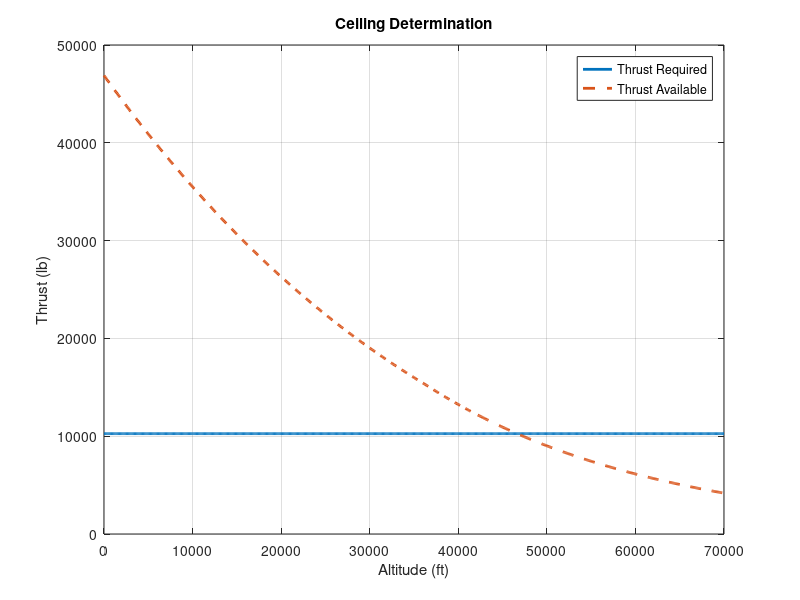

MATLAB code for this plot:
clc; clear; close all;

%% ================== INPUT PARAMETERS ==================
W   = 180000;        % Weight (lbs)
S   = 1680;          % Wing area (ft^2)
CD0 = 0.005414*3;      % Parasite drag coefficient
k   = 0.05;          % Induced drag factor

T0   = 46883;        % Sea level thrust (lbs)
rho0 = 0.0023769;    % Sea level density (slugs/ft^3)

engine_type = 'turboprop'; % 'jet' or 'turboprop'

%% ================== ALTITUDE RANGE ==================
h_max_guess = 70000; % ft
dh = 100;            
h_vec = 0:dh:h_max_guess;

%% ================== STORAGE ==================
T_req_vec   = zeros(size(h_vec));
T_avail_vec = zeros(size(h_vec));

%% ================== LOOP ==================
for i = 1:length(h_vec)
    
    h = h_vec(i);
    
    % ---- Standard Atmosphere ----
    if h <= 36089  % Troposphere
        T = 518.67 - 0.003566*h;
        rho = rho0*(T/518.67)^((32.174/(0.003566*1716))-1);
    else           % Lower Stratosphere
        T = 389.97;
        rho = 0.000706; % approx constant density decay handled below
        
        % exponential decay above tropopause
        rho = rho * exp(-(h-36089)/20806);
    end
    
    % ---- Optimal CL (minimum thrust required) ----
    CL_opt = sqrt(CD0/k);
    
    % ---- Velocity ----
    V = sqrt( (2*W) / (rho*S*CL_opt) );
    
    % ---- Drag ----
    CD = CD0 + k*CL_opt^2;
    D  = 0.5*rho*V^2*S*CD;
    
    % ---- Thrust Required ----
    T_req = D;
    
    % ---- Thrust Available Model ----
    switch engine_type
        case 'jet'
            T_avail = T0*(rho/rho0);
        case 'turboprop'
            T_avail = T0 * (rho/rho0)^0.8 * (T/518.67)^0.5;
    end
    
    % ---- Store ----
    T_req_vec(i)   = T_req;
    T_avail_vec(i) = T_avail;
end

%% ================== FIND CEILING ==================
diff = T_avail_vec - T_req_vec;

idx = find(diff <= 0, 1, 'first');

if isempty(idx)
    disp('Increase altitude range.');
else
    % Linear interpolation for better accuracy
    h1 = h_vec(idx-1);
    h2 = h_vec(idx);
    
    d1 = diff(idx-1);
    d2 = diff(idx);
    
    h_max = h1 + (0 - d1)*(h2 - h1)/(d2 - d1);
    
    fprintf('Absolute Ceiling: %.2f ft\n', h_max);
end

%% ================== PLOT ==================
figure;
plot(h_vec, T_req_vec, 'LineWidth', 2); hold on;
plot(h_vec, T_avail_vec, '--', 'LineWidth', 2);
xlabel('Altitude (ft)');
ylabel('Thrust (lb)');
legend('Thrust Required','Thrust Available');
title('Ceiling Determination');
grid on;
